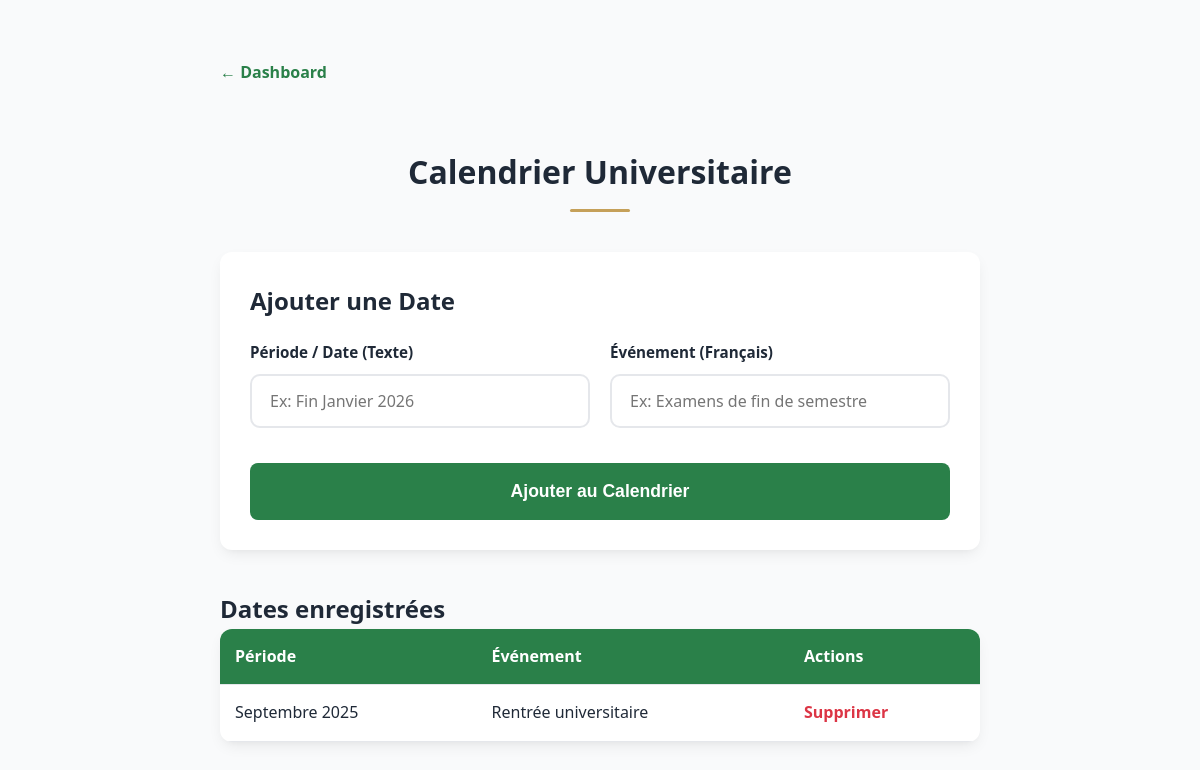
Page /admin/manage_calendar.php (signed in) on the committed database.
### tables this page shows
CREATE TABLE IF NOT EXISTS events_translations (
    id INT AUTO_INCREMENT PRIMARY KEY,
    event_id INT NOT NULL,
    language_id INT NOT NULL,
    title VARCHAR(255) NOT NULL,
    FOREIGN KEY (event_id) REFERENCES events(id) ON DELETE CASCADE,
    FOREIGN KEY (language_id) REFERENCES languages(id) ON DELETE CASCADE
);

CREATE TABLE IF NOT EXISTS events (
    id INT AUTO_INCREMENT PRIMARY KEY,
    event_date VARCHAR(100) NOT NULL,
    created_at TIMESTAMP DEFAULT CURRENT_TIMESTAMP
);

### admin/manage_calendar.php (the view, shortened to what this page needs)
<?php
require_once '../components/PHP/db_connect.php';
$stmt = $pdo->query("SELECT e.id, e.event_date, et.title FROM events e JOIN events_translations et ON e.id = et.event_id WHERE et.language_id = 1 ORDER BY e.id ASC");
$events = $stmt->fetchAll();
?>
<!DOCTYPE html>
<html lang="fr">
<head>
    <link rel="stylesheet" href="../components/CSS/style.css">
</head>
<body style="background: var(--gray-50);">
    <div class="admin-container">
        <a href="index.php" style="color: var(--insea-green); font-weight: bold;">← Dashboard</a>
        <header class="section-header">
            <h1>Calendrier Universitaire</h1>
            <div class="line"></div>
        </header>
        <div class="form-section">
            <h2>Ajouter une Date</h2>
            <form action="" method="POST" class="form-grid" style="margin-top: 20px;">
                <div class="form-row-2">
                    <div>
                        <label>Période / Date (Texte)</label>
                        <input type="text" name="event_date" required placeholder="Ex: Fin Janvier 2026">
                    </div>
                    <div>
                        <label>Événement (Français)</label>
                        <input type="text" name="title_fr" required placeholder="Ex: Examens de fin de semestre">
                    </div>
                </div>
                <button type="submit" class="btn-form-submit">Ajouter au Calendrier</button>
            </form>
        </div>
        <h2>Dates enregistrées</h2>
        <table class="event-table">
            <thead>
                <tr>
                    <th>Période</th>
                    <th>Événement</th>
                    <th>Actions</th>
                </tr>
            </thead>
            <tbody>
                <?php foreach ($events as $e): ?>
                <tr>
                    <td><?php echo htmlspecialchars($e['event_date']); ?></td>
                    <td><?php echo htmlspecialchars($e['title']); ?></td>
                    <td>
                        <a href="?delete=<?php echo $e['id']; ?>" class="btn-delete" onclick="return confirm('Supprimer cette date ?')">Supprimer</a>
                    </td>
                </tr>
                <?php endforeach; ?>
            </tbody>
        </table>
    </div>
</body>
</html>

### components/CSS/style.css (style rules this page uses)
:root { --insea-green: #2A8049; --insea-green-dark: #1E5C34; --insea-green-light: #E9F4ED; --insea-gold: #C5A059; --white: #ffffff; --gray-50: #f9fafb; --gray-100: #f3f4f6; --gray-200: #e5e7eb; --gray-600: #4b5563; --gray-800: #1f2937; --gray-900: #111827; --transition-fast: 0.2s ease; --transition-mid: 0.3s ease; --shadow: 0 6px 15px -3px rgba(0, 0, 0, 0.08), 0 4px 6px -4px rgba(0, 0, 0, 0.04); --shadow-lg: 0 15px 30px -5px rgba(0, 0, 0, 0.12), 0 10px 15px -5px rgba(0, 0, 0, 0.08); }
* { margin: 0; padding: 0; box-sizing: border-box; -webkit-font-smoothing: antialiased; }
body { font-family: 'Segoe UI', Roboto, Helvetica, Arial, sans-serif; line-height: 1.6; color: var(--gray-800); background-color: var(--white); overflow-x: hidden; }
a { text-decoration: none; color: inherit; transition: var(--transition-fast); }
.section-header { text-align: center; margin: 60px 0 40px; }
.section-header .line { width: 60px; height: 3px; background: var(--insea-gold); margin: 12px auto 0; border-radius: 2px; }
input[type="text"], input[type="email"], select, textarea { width: 100%; padding: 14px 18px; border: 2px solid var(--gray-200); border-radius: 10px; font-size: 1rem; font-family: inherit; transition: all 0.3s ease; background-color: var(--white); color: var(--gray-800); outline: none; }
label { display: block; margin-bottom: 10px; font-weight: 700; color: var(--gray-800); font-size: 0.95rem; }
.form-grid { display: grid; gap: 25px; }
.form-row-2 { display: grid; grid-template-columns: 1fr 1fr; gap: 20px; }
.btn-form-submit { background: var(--insea-green) !important; color: white !important; border: none !important; padding: 18px !important; cursor: pointer; font-size: 1.1rem !important; font-weight: 800 !important; margin-top: 10px; border-radius: 8px !important; transition: 0.3s !important; width: 100%; }

### admin/manage_calendar.php (style rules this page uses)
.admin-container { max-width: 800px; margin: 40px auto; padding: 20px; }
.form-section { background: white; padding: 30px; border-radius: 12px; box-shadow: var(--shadow); margin-bottom: 40px; }
.event-table { width: 100%; border-collapse: collapse; background: white; border-radius: 12px; overflow: hidden; box-shadow: var(--shadow); }
.event-table th, .event-table td { padding: 15px; text-align: left; border-bottom: 1px solid var(--gray-200); }
.event-table th { background: var(--insea-green); color: white; }
.btn-delete { color: #dc3545; font-weight: bold; }

### rows in the picture
events_translations: event.event_date "Septembre 2025", title "Rentrée universitaire"
